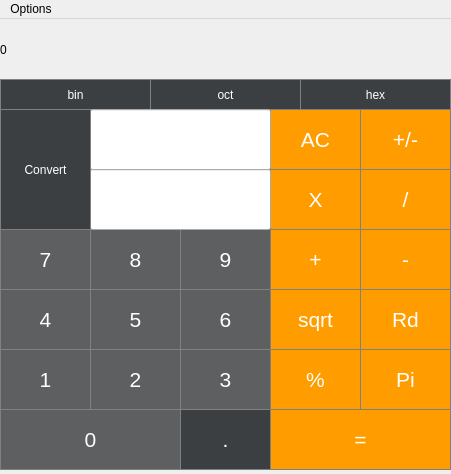
<?xml version="1.0" encoding="UTF-8"?>
<ui version="4.0">
 <class>Calculator</class>
 <widget class="QMainWindow" name="Calculator">
  <property name="geometry">
   <rect>
    <x>0</x>
    <y>0</y>
    <width>451</width>
    <height>474</height>
   </rect>
  </property>
  <property name="minimumSize">
   <size>
    <width>1</width>
    <height>1</height>
   </size>
  </property>
  <property name="maximumSize">
   <size>
    <width>123456</width>
    <height>123456</height>
   </size>
  </property>
  <property name="windowTitle">
   <string>Calculator</string>
  </property>
  <widget class="QWidget" name="centralwidget">
   <widget class="QLabel" name="label">
    <property name="geometry">
     <rect>
      <x>0</x>
      <y>0</y>
      <width>451</width>
      <height>61</height>
     </rect>
    </property>
    <property name="styleSheet">
     <string notr="true">QLabel {
  background-color: rgb(48, 50, 55);
  color: white; 
  qproperty-alignment: 'AlignVCenter | AlignRight';
  border: 1px solid gray;
  font-size: 18pt;
 
}

background-color : white;</string>
    </property>
    <property name="text">
     <string>0</string>
    </property>
   </widget>
   <widget class="QPushButton" name="pushButton_7">
    <property name="geometry">
     <rect>
      <x>0</x>
      <y>210</y>
      <width>91</width>
      <height>61</height>
     </rect>
    </property>
    <property name="styleSheet">
     <string notr="true">QPushButton {
   background-color: rgb(93, 95, 97);
   color: white; 
   border: 1px solid gray;
   font-size: 16pt;
}
QPushButton:pressed {
    background-color: qlineargradient(x1: 0, y1: 0, x2: 0, y2: 1,
                                      stop: 0 #dadbde, stop: 1 #f6f7fa);
}</string>
    </property>
    <property name="text">
     <string>7</string>
    </property>
   </widget>
   <widget class="QPushButton" name="pushButton_8">
    <property name="geometry">
     <rect>
      <x>90</x>
      <y>210</y>
      <width>91</width>
      <height>61</height>
     </rect>
    </property>
    <property name="styleSheet">
     <string notr="true">QPushButton {
   background-color: rgb(93, 95, 97);
   color: white; 
   border: 1px solid gray;
   font-size: 16pt;
}
QPushButton:pressed {
    background-color: qlineargradient(x1: 0, y1: 0, x2: 0, y2: 1,
                                      stop: 0 #dadbde, stop: 1 #f6f7fa);
}</string>
    </property>
    <property name="text">
     <string>8</string>
    </property>
   </widget>
   <widget class="QPushButton" name="pushButton_9">
    <property name="geometry">
     <rect>
      <x>180</x>
      <y>210</y>
      <width>91</width>
      <height>61</height>
     </rect>
    </property>
    <property name="styleSheet">
     <string notr="true">QPushButton {
   background-color: rgb(93, 95, 97);
   color: white; 
   border: 1px solid gray;
   font-size: 16pt;
}
QPushButton:pressed {
    background-color: qlineargradient(x1: 0, y1: 0, x2: 0, y2: 1,
                                      stop: 0 #dadbde, stop: 1 #f6f7fa);
}</string>
    </property>
    <property name="text">
     <string>9</string>
    </property>
   </widget>
   <widget class="QPushButton" name="pushButton_4">
    <property name="geometry">
     <rect>
      <x>0</x>
      <y>270</y>
      <width>91</width>
      <height>61</height>
     </rect>
    </property>
    <property name="styleSheet">
     <string notr="true">QPushButton {
   background-color: rgb(93, 95, 97);
   color: white; 
   border: 1px solid gray;
   font-size: 16pt;
}
QPushButton:pressed {
    background-color: qlineargradient(x1: 0, y1: 0, x2: 0, y2: 1,
                                      stop: 0 #dadbde, stop: 1 #f6f7fa);
}</string>
    </property>
    <property name="text">
     <string>4</string>
    </property>
   </widget>
   <widget class="QPushButton" name="pushButton_5">
    <property name="geometry">
     <rect>
      <x>90</x>
      <y>270</y>
      <width>91</width>
      <height>61</height>
     </rect>
    </property>
    <property name="styleSheet">
     <string notr="true">QPushButton {
   background-color: rgb(93, 95, 97);
   color: white; 
   border: 1px solid gray;
   font-size: 16pt;
}
QPushButton:pressed {
    background-color: qlineargradient(x1: 0, y1: 0, x2: 0, y2: 1,
                                      stop: 0 #dadbde, stop: 1 #f6f7fa);
}</string>
    </property>
    <property name="text">
     <string>5</string>
    </property>
   </widget>
   <widget class="QPushButton" name="pushButton_6">
    <property name="geometry">
     <rect>
      <x>180</x>
      <y>270</y>
      <width>91</width>
      <height>61</height>
     </rect>
    </property>
    <property name="styleSheet">
     <string notr="true">QPushButton {
   background-color: rgb(93, 95, 97);
   color: white; 
   border: 1px solid gray;
   font-size: 16pt;
}
QPushButton:pressed {
    background-color: qlineargradient(x1: 0, y1: 0, x2: 0, y2: 1,
                                      stop: 0 #dadbde, stop: 1 #f6f7fa);
}</string>
    </property>
    <property name="text">
     <string>6</string>
    </property>
   </widget>
   <widget class="QPushButton" name="pushButton_1">
    <property name="geometry">
     <rect>
      <x>0</x>
      <y>330</y>
      <width>91</width>
      <height>61</height>
     </rect>
    </property>
    <property name="styleSheet">
     <string notr="true">QPushButton {
   background-color: rgb(93, 95, 97);
   color: white; 
   border: 1px solid gray;
   font-size: 16pt;
}
QPushButton:pressed {
    background-color: qlineargradient(x1: 0, y1: 0, x2: 0, y2: 1,
                                      stop: 0 #dadbde, stop: 1 #f6f7fa);
}</string>
    </property>
    <property name="text">
     <string>1</string>
    </property>
    <property name="autoDefault">
     <bool>false</bool>
    </property>
   </widget>
   <widget class="QPushButton" name="pushButton_2">
    <property name="geometry">
     <rect>
      <x>90</x>
      <y>330</y>
      <width>91</width>
      <height>61</height>
     </rect>
    </property>
    <property name="styleSheet">
     <string notr="true">QPushButton {
   background-color: rgb(93, 95, 97);
   color: white; 
   border: 1px solid gray;
   font-size: 16pt;
}
QPushButton:pressed {
    background-color: qlineargradient(x1: 0, y1: 0, x2: 0, y2: 1,
                                      stop: 0 #dadbde, stop: 1 #f6f7fa);
}</string>
    </property>
    <property name="text">
     <string>2</string>
    </property>
   </widget>
   <widget class="QPushButton" name="pushButton_3">
    <property name="geometry">
     <rect>
      <x>180</x>
      <y>330</y>
      <width>91</width>
      <height>61</height>
     </rect>
    </property>
    <property name="styleSheet">
     <string notr="true">QPushButton {
   background-color: rgb(93, 95, 97);
   color: white; 
   border: 1px solid gray;
   font-size: 16pt;
}
QPushButton:pressed {
    background-color: qlineargradient(x1: 0, y1: 0, x2: 0, y2: 1,
                                      stop: 0 #dadbde, stop: 1 #f6f7fa);
}</string>
    </property>
    <property name="text">
     <string>3</string>
    </property>
   </widget>
   <widget class="QPushButton" name="pushButton_0">
    <property name="geometry">
     <rect>
      <x>0</x>
      <y>390</y>
      <width>181</width>
      <height>61</height>
     </rect>
    </property>
    <property name="styleSheet">
     <string notr="true">QPushButton {
   background-color: rgb(93, 95, 97);
   color: white; 
   border: 1px solid gray;
   font-size: 16pt;
}
QPushButton:pressed {
    background-color: qlineargradient(x1: 0, y1: 0, x2: 0, y2: 1,
                                      stop: 0 #dadbde, stop: 1 #f6f7fa);
}</string>
    </property>
    <property name="text">
     <string>0</string>
    </property>
   </widget>
   <widget class="QPushButton" name="pushButton_decimal">
    <property name="geometry">
     <rect>
      <x>180</x>
      <y>390</y>
      <width>91</width>
      <height>61</height>
     </rect>
    </property>
    <property name="styleSheet">
     <string notr="true">QPushButton {
  background-color: rgb(60, 63, 65);
  color: white; 
  border: 1px solid gray;
  font-size: 16pt;
}
QPushButton:pressed {
    background-color: qlineargradient(x1: 0, y1: 0, x2: 0, y2: 1,
                                      stop: 0 #BEBEBE, stop: 1 #D7D7D7);
}</string>
    </property>
    <property name="text">
     <string>.</string>
    </property>
   </widget>
   <widget class="QPushButton" name="pushButton_allClear">
    <property name="geometry">
     <rect>
      <x>270</x>
      <y>90</y>
      <width>91</width>
      <height>61</height>
     </rect>
    </property>
    <property name="styleSheet">
     <string notr="true">QPushButton {
  background-color: rgb(255, 157, 0);
  color: white; 
  border: 1px solid gray;
  font-size: 16pt;
}

QPushButton:pressed {
    background-color: qlineargradient(x1: 0, y1: 0, x2: 0, y2: 1,
                                      stop: 0 #FF7832, stop: 1 #FF9739);
}</string>
    </property>
    <property name="text">
     <string>AC</string>
    </property>
   </widget>
   <widget class="QPushButton" name="pushButton_unaryMinus">
    <property name="geometry">
     <rect>
      <x>360</x>
      <y>90</y>
      <width>91</width>
      <height>61</height>
     </rect>
    </property>
    <property name="styleSheet">
     <string notr="true">QPushButton {
  background-color: rgb(255, 157, 0);
  color: white; 
  border: 1px solid gray;
  font-size: 16pt;
}

QPushButton:pressed {
    background-color: qlineargradient(x1: 0, y1: 0, x2: 0, y2: 1,
                                      stop: 0 #FF7832, stop: 1 #FF9739);
}</string>
    </property>
    <property name="text">
     <string>+/-</string>
    </property>
   </widget>
   <widget class="QPushButton" name="pushButton_multiply">
    <property name="geometry">
     <rect>
      <x>270</x>
      <y>150</y>
      <width>91</width>
      <height>61</height>
     </rect>
    </property>
    <property name="styleSheet">
     <string notr="true">QPushButton {
  background-color: rgb(255, 157, 0);
  color: white; 
  border: 1px solid gray;
  font-size: 16pt;
}

QPushButton:pressed {
    background-color: qlineargradient(x1: 0, y1: 0, x2: 0, y2: 1,
                                      stop: 0 #FF7832, stop: 1 #FF9739);
}</string>
    </property>
    <property name="text">
     <string>X</string>
    </property>
   </widget>
   <widget class="QPushButton" name="pushButton_divide">
    <property name="geometry">
     <rect>
      <x>360</x>
      <y>150</y>
      <width>91</width>
      <height>61</height>
     </rect>
    </property>
    <property name="styleSheet">
     <string notr="true">QPushButton {
  background-color: rgb(255, 157, 0);
  color: white; 
  border: 1px solid gray;
  font-size: 16pt;
}

QPushButton:pressed {
    background-color: qlineargradient(x1: 0, y1: 0, x2: 0, y2: 1,
                                      stop: 0 #FF7832, stop: 1 #FF9739);
}</string>
    </property>
    <property name="text">
     <string>/</string>
    </property>
   </widget>
   <widget class="QPushButton" name="pushButton_plus">
    <property name="geometry">
     <rect>
      <x>270</x>
      <y>210</y>
      <width>91</width>
      <height>61</height>
     </rect>
    </property>
    <property name="styleSheet">
     <string notr="true">QPushButton {
  background-color: rgb(255, 157, 0);
  color: white; 
  border: 1px solid gray;
  font-size: 16pt;
}

QPushButton:pressed {
    background-color: qlineargradient(x1: 0, y1: 0, x2: 0, y2: 1,
                                      stop: 0 #FF7832, stop: 1 #FF9739);
}</string>
    </property>
    <property name="text">
     <string>+</string>
    </property>
   </widget>
   <widget class="QPushButton" name="pushButton_minus">
    <property name="geometry">
     <rect>
      <x>360</x>
      <y>210</y>
      <width>91</width>
      <height>61</height>
     </rect>
    </property>
    <property name="styleSheet">
     <string notr="true">QPushButton {
  background-color: rgb(255, 157, 0);
  color: white; 
  border: 1px solid gray;
  font-size: 16pt;
}

QPushButton:pressed {
    background-color: qlineargradient(x1: 0, y1: 0, x2: 0, y2: 1,
                                      stop: 0 #FF7832, stop: 1 #FF9739);
}</string>
    </property>
    <property name="text">
     <string>-</string>
    </property>
   </widget>
   <widget class="QPushButton" name="pushButton_sqrt">
    <property name="geometry">
     <rect>
      <x>270</x>
      <y>270</y>
      <width>91</width>
      <height>61</height>
     </rect>
    </property>
    <property name="styleSheet">
     <string notr="true">QPushButton {
  background-color: rgb(255, 157, 0);
  color: white; 
  border: 1px solid gray;
  font-size: 16pt;
}

QPushButton:pressed {
    background-color: qlineargradient(x1: 0, y1: 0, x2: 0, y2: 1,
                                      stop: 0 #FF7832, stop: 1 #FF9739);
}</string>
    </property>
    <property name="text">
     <string>sqrt</string>
    </property>
   </widget>
   <widget class="QPushButton" name="pushButton_rd">
    <property name="geometry">
     <rect>
      <x>360</x>
      <y>270</y>
      <width>91</width>
      <height>61</height>
     </rect>
    </property>
    <property name="styleSheet">
     <string notr="true">QPushButton {
  background-color: rgb(255, 157, 0);
  color: white; 
  border: 1px solid gray;
  font-size: 16pt;
}

QPushButton:pressed {
    background-color: qlineargradient(x1: 0, y1: 0, x2: 0, y2: 1,
                                      stop: 0 #FF7832, stop: 1 #FF9739);
}</string>
    </property>
    <property name="text">
     <string>Rd</string>
    </property>
   </widget>
   <widget class="QPushButton" name="pushButton_percent">
    <property name="geometry">
     <rect>
      <x>270</x>
      <y>330</y>
      <width>91</width>
      <height>61</height>
     </rect>
    </property>
    <property name="styleSheet">
     <string notr="true">QPushButton {
  background-color: rgb(255, 157, 0);
  color: white; 
  border: 1px solid gray;
  font-size: 16pt;
}

QPushButton:pressed {
    background-color: qlineargradient(x1: 0, y1: 0, x2: 0, y2: 1,
                                      stop: 0 #FF7832, stop: 1 #FF9739);
}</string>
    </property>
    <property name="text">
     <string>%</string>
    </property>
   </widget>
   <widget class="QPushButton" name="pushButton_pi">
    <property name="geometry">
     <rect>
      <x>360</x>
      <y>330</y>
      <width>91</width>
      <height>61</height>
     </rect>
    </property>
    <property name="styleSheet">
     <string notr="true">QPushButton {
  background-color: rgb(255, 157, 0);
  color: white; 
  border: 1px solid gray;
  font-size: 16pt;
}

QPushButton:pressed {
    background-color: qlineargradient(x1: 0, y1: 0, x2: 0, y2: 1,
                                      stop: 0 #FF7832, stop: 1 #FF9739);
}</string>
    </property>
    <property name="text">
     <string>Pi</string>
    </property>
   </widget>
   <widget class="QPushButton" name="pushButton_equals">
    <property name="geometry">
     <rect>
      <x>270</x>
      <y>390</y>
      <width>181</width>
      <height>61</height>
     </rect>
    </property>
    <property name="styleSheet">
     <string notr="true">QPushButton {
  background-color: rgb(255, 157, 0);
  color: white; 
  border: 1px solid gray;
  font-size: 16pt;
}

QPushButton:pressed {
    background-color: qlineargradient(x1: 0, y1: 0, x2: 0, y2: 1,
                                      stop: 0 #FF7832, stop: 1 #FF9739);
}</string>
    </property>
    <property name="text">
     <string>=</string>
    </property>
   </widget>
   <widget class="QPushButton" name="pushButton_hex">
    <property name="geometry">
     <rect>
      <x>300</x>
      <y>60</y>
      <width>151</width>
      <height>31</height>
     </rect>
    </property>
    <property name="styleSheet">
     <string notr="true">QPushButton {
  background-color: rgb(60, 63, 65);
  color: white; 
  border: 1px solid gray;
  font_size: 13pt;
}
QPushButton:pressed {
    background-color: qlineargradient(x1: 0, y1: 0, x2: 0, y2: 1,
                                      stop: 0 #BEBEBE, stop: 1 #D7D7D7);
}</string>
    </property>
    <property name="text">
     <string>hex</string>
    </property>
   </widget>
   <widget class="QPushButton" name="pushButton_oct">
    <property name="geometry">
     <rect>
      <x>150</x>
      <y>60</y>
      <width>151</width>
      <height>31</height>
     </rect>
    </property>
    <property name="styleSheet">
     <string notr="true">QPushButton {
  background-color: rgb(60, 63, 65);
  color: white; 
  border: 1px solid gray;
  font_size: 13pt;
}
QPushButton:pressed {
    background-color: qlineargradient(x1: 0, y1: 0, x2: 0, y2: 1,
                                      stop: 0 #BEBEBE, stop: 1 #D7D7D7);
}</string>
    </property>
    <property name="text">
     <string>oct</string>
    </property>
   </widget>
   <widget class="QPushButton" name="pushButton_bin">
    <property name="geometry">
     <rect>
      <x>0</x>
      <y>60</y>
      <width>151</width>
      <height>31</height>
     </rect>
    </property>
    <property name="styleSheet">
     <string notr="true">QPushButton {
  background-color: rgb(60, 63, 65);
  color: white; 
  border: 1px solid gray;
  font_size: 13pt;
}
QPushButton:pressed {
    background-color: qlineargradient(x1: 0, y1: 0, x2: 0, y2: 1,
                                      stop: 0 #BEBEBE, stop: 1 #D7D7D7);
}</string>
    </property>
    <property name="text">
     <string>bin</string>
    </property>
   </widget>
   <widget class="QLineEdit" name="lineEdit_input1">
    <property name="geometry">
     <rect>
      <x>90</x>
      <y>90</y>
      <width>181</width>
      <height>61</height>
     </rect>
    </property>
    <property name="focusPolicy">
     <enum>Qt::ClickFocus</enum>
    </property>
    <property name="toolTip">
     <string>&lt;html&gt;&lt;head/&gt;&lt;body&gt;&lt;p&gt;Введите число&lt;/p&gt;&lt;/body&gt;&lt;/html&gt;</string>
    </property>
    <property name="styleSheet">
     <string notr="true">QLineEdit {
  background-color: rgb(48, 50, 55);
  color: white; 
  qproperty-alignment: 'AlignVCenter | AlignRight';
  border: 1px solid gray;
  font-size: 18pt;
 
}

background-color : white;</string>
    </property>
   </widget>
   <widget class="QLineEdit" name="lineEdit_input2">
    <property name="geometry">
     <rect>
      <x>90</x>
      <y>150</y>
      <width>181</width>
      <height>61</height>
     </rect>
    </property>
    <property name="focusPolicy">
     <enum>Qt::ClickFocus</enum>
    </property>
    <property name="toolTip">
     <string>&lt;html&gt;&lt;head/&gt;&lt;body&gt;&lt;p&gt;Введите число&lt;/p&gt;&lt;/body&gt;&lt;/html&gt;</string>
    </property>
    <property name="styleSheet">
     <string notr="true">QLineEdit {
  background-color: rgb(48, 50, 55);
  color: white; 
  qproperty-alignment: 'AlignVCenter | AlignRight';
  border: 1px solid gray;
  font-size: 18pt;
 
}

background-color : white;</string>
    </property>
   </widget>
   <widget class="QPushButton" name="pushButton_convert">
    <property name="geometry">
     <rect>
      <x>0</x>
      <y>90</y>
      <width>91</width>
      <height>121</height>
     </rect>
    </property>
    <property name="styleSheet">
     <string notr="true">QPushButton {
  background-color: rgb(60, 63, 65);
  color: white; 
  border: 1px solid gray;
  font_size: 13pt;
}
QPushButton:pressed {
    background-color: qlineargradient(x1: 0, y1: 0, x2: 0, y2: 1,
                                      stop: 0 #BEBEBE, stop: 1 #D7D7D7);
}</string>
    </property>
    <property name="text">
     <string>Convert</string>
    </property>
   </widget>
  </widget>
  <widget class="QMenuBar" name="menuBar">
   <property name="geometry">
    <rect>
     <x>0</x>
     <y>0</y>
     <width>451</width>
     <height>22</height>
    </rect>
   </property>
   <widget class="QMenu" name="menuOptions">
    <property name="title">
     <string>Options</string>
    </property>
    <addaction name="actionWeather"/>
   </widget>
   <addaction name="menuOptions"/>
  </widget>
  <action name="actionWeather">
   <property name="text">
    <string>Weather</string>
   </property>
   <property name="shortcut">
    <string>Meta+W</string>
   </property>
  </action>
 </widget>
 <resources/>
 <connections/>
</ui>
